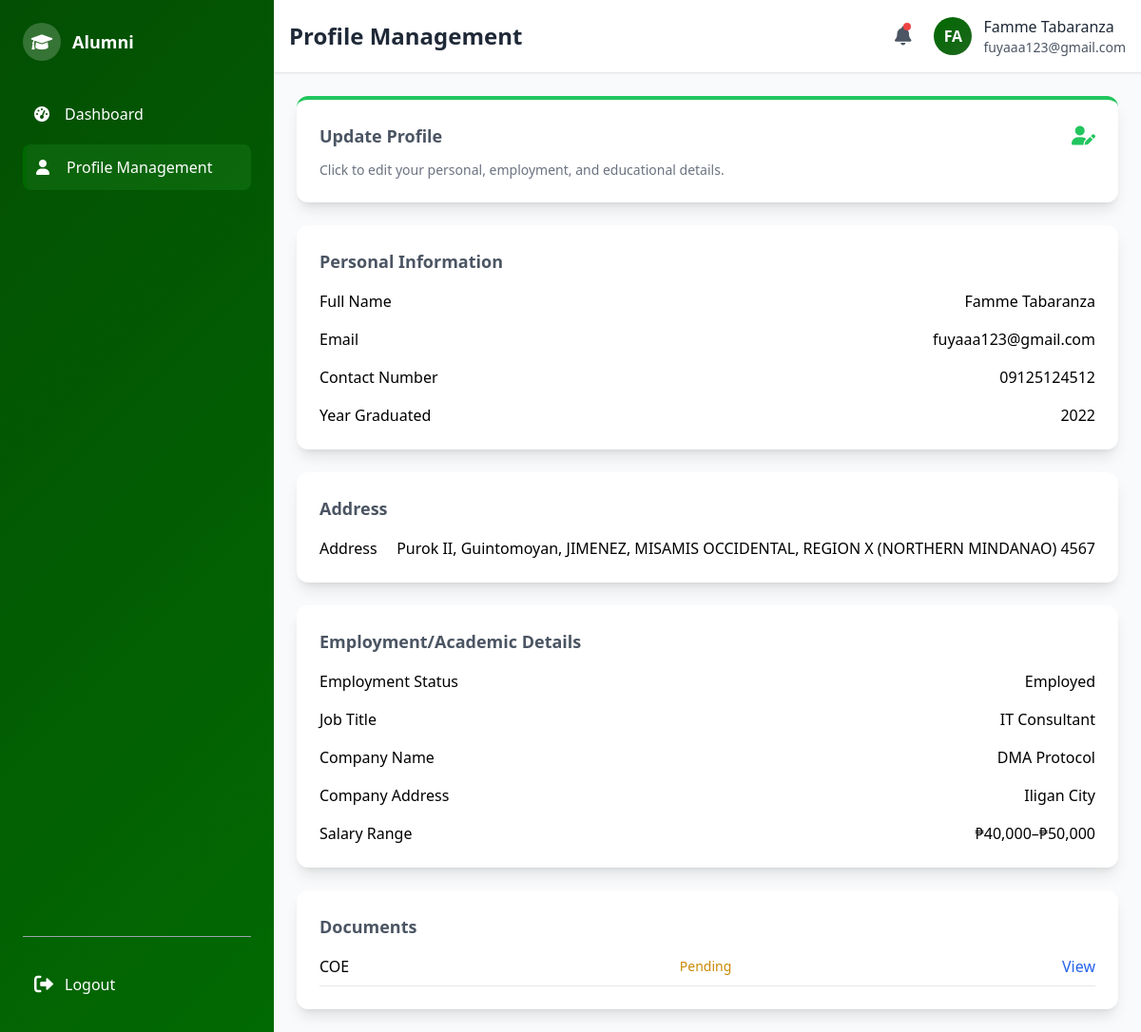
The app's page /alumni/alumni_profile.php (signed in) with its own data.
### tables this page shows
CREATE TABLE `alumni_profile` (
  `user_id` int(11) NOT NULL,
  `address_id` int(11) DEFAULT NULL,
  `first_name` varchar(100) NOT NULL,
  `middle_name` varchar(100) DEFAULT NULL,
  `last_name` varchar(100) NOT NULL,
  `contact_number` varchar(20) NOT NULL,
  `year_graduated` year(4) DEFAULT NULL,
  `employment_status` enum('Employed','Self-Employed','Unemployed','Student','Employed & Student') DEFAULT NULL,
  `photo_path` varchar(255) DEFAULT NULL,
  `last_profile_update` timestamp NULL DEFAULT NULL
);

CREATE TABLE `users` (
  `user_id` int(11) NOT NULL,
  `email` varchar(100) NOT NULL,
  `password` varchar(200) NOT NULL,
  `role` enum('admin','alumni') NOT NULL,
  `name` varchar(150) NOT NULL,
  `created_at` timestamp NOT NULL DEFAULT current_timestamp()
);

CREATE TABLE `employment_info` (
  `employment_id` int(11) NOT NULL,
  `user_id` int(11) NOT NULL,
  `job_title_id` int(11) DEFAULT NULL,
  `company_name` varchar(150) DEFAULT NULL,
  `salary_range` enum('Below ₱10,000','₱10,000–₱20,000','₱20,000–₱30,000','₱30,000–₱40,000','₱40,000–₱50,000','Above ₱50,000') DEFAULT NULL,
  `business_type` varchar(255) DEFAULT NULL,
  `company_address` varchar(255) DEFAULT NULL
);

CREATE TABLE `job_titles` (
  `job_title_id` int(11) NOT NULL,
  `title` varchar(150) NOT NULL
);

CREATE TABLE `alumni_documents` (
  `doc_id` int(11) NOT NULL,
  `user_id` int(11) NOT NULL,
  `document_type` enum('COR','COE','B_CERT') NOT NULL,
  `file_path` varchar(255) NOT NULL,
  `document_status` enum('Pending','Approved','Rejected') DEFAULT 'Pending',
  `needs_reupload` tinyint(1) DEFAULT 0,
  `rejection_reason` text DEFAULT NULL
);

### alumni/alumni_profile.php (the view, shortened to what this page needs)
<?php
include("../connect.php");
$user_id = $_SESSION['user_id'];
$page_title = "Profile Management";
$active_page = "profile";
$stmt = $conn->prepare("
    SELECT ap.*, u.email, a.street_details, a.zip_code,
           tb.barangay_name, tm.municipality_name, tp.province_name, tr.region_name,
           tr.region_id, tp.province_id, tm.municipality_id, tb.barangay_id
    FROM alumni_profile ap
    LEFT JOIN users u ON ap.user_id = u.user_id
    LEFT JOIN address a ON ap.address_id = a.address_id
    LEFT JOIN table_barangay tb ON a.barangay_id = tb.barangay_id
    LEFT JOIN table_municipality tm ON tb.municipality_id = tm.municipality_id
    LEFT JOIN table_province tp ON tm.province_id = tp.province_id
    LEFT JOIN table_region tr ON tp.region_id = tr.region_id
    WHERE ap.user_id = ?
");
$stmt->bind_param("i", $user_id);
$stmt->execute();
$result = $stmt->get_result();
$profile = $result->fetch_assoc() ?: [];
$stmt = $conn->prepare("SELECT ei.*, jt.title AS job_title, ei.business_type FROM employment_info ei LEFT JOIN job_titles jt ON ei.job_title_id = jt.job_title_id WHERE ei.user_id = ?");
$stmt->bind_param("i", $user_id);
$stmt->execute();
$result = $stmt->get_result();
$employment = $result->fetch_assoc() ?: [];
$docs = [];
if (!empty($profile['user_id'])) {
    $stmt = $conn->prepare("SELECT document_type, file_path, document_status, rejection_reason, needs_reupload FROM alumni_documents WHERE user_id = ?");
    $stmt->bind_param("i", $profile['user_id']);
    $stmt->execute();
    $result = $stmt->get_result();
    while ($doc = $result->fetch_assoc()) {
        $docs[] = $doc;
    }
}
$full_name = 'Alumni';
if (!empty($profile)) {
    $full_name = trim(
        ($profile['first_name'] ?? '') . ' ' .
        ($profile['middle_name'] ?? '') . ' ' .
        ($profile['last_name'] ?? '')
    );
}
?>
<div class="space-y-6">
    <div id="updateProfileBtn" class="bg-white p-6 rounded-xl shadow-lg flex flex-col justify-between hover:shadow-xl transition duration-200 border-t-4 border-green-500 cursor-pointer">
        <div class="flex items-center justify-between mb-3">
            <h3 class="text-lg font-semibold text-gray-600">Update Profile</h3>
            <i class="fas fa-user-edit text-xl text-green-500"></i>
        </div>
        <p class="text-sm text-gray-500">Click to edit your personal, employment, and educational details.</p>
    </div>
    <?php if (!empty($profile)): ?>
        <div class="bg-white p-6 rounded-xl shadow-lg">
            <h3 class="text-lg font-semibold text-gray-600 mb-4">Personal Information</h3>
            <dl class="grid grid-cols-1 gap-4">
                <div class="flex justify-between">
                    <dt class="font-medium">Full Name</dt>
                    <dd><?php echo htmlspecialchars($full_name); ?></dd>
                </div>
                <div class="flex justify-between">
                    <dt class="font-medium">Email</dt>
                    <dd><?php echo htmlspecialchars($profile['email'] ?? 'N/A'); ?></dd>
                </div>
                <div class="flex justify-between">
                    <dt class="font-medium">Contact Number</dt>
                    <dd><?php echo htmlspecialchars($profile['contact_number'] ?? 'N/A'); ?></dd>
                </div>
                <div class="flex justify-between">
                    <dt class="font-medium">Year Graduated</dt>
                    <dd><?php echo htmlspecialchars($profile['year_graduated'] ?? 'N/A'); ?></dd>
                </div>
            </dl>
        </div>
        <div class="bg-white p-6 rounded-xl shadow-lg">
            <h3 class="text-lg font-semibold text-gray-600 mb-4">Address</h3>
            <dl class="grid grid-cols-1 gap-4">
                <div class="flex justify-between">
                    <dt class="font-medium">Address</dt>
                    <dd><?php echo htmlspecialchars(
                        ($profile['street_details'] ?? '') . ', ' .
                        ($profile['barangay_name'] ?? '') . ', ' .
                        ($profile['municipality_name'] ?? '') . ', ' .
                        ($profile['province_name'] ?? '') . ', ' .
                        ($profile['region_name'] ?? '') . ' ' .
                        ($profile['zip_code'] ?? '')
                    ); ?></dd>
                </div>
            </dl>
        </div>
        <div class="bg-white p-6 rounded-xl shadow-lg">
            <h3 class="text-lg font-semibold text-gray-600 mb-4">Employment/Academic Details</h3>
            <dl class="grid grid-cols-1 gap-4">
                <div class="flex justify-between">
                    <dt class="font-medium">Employment Status</dt>
                    <dd><?php echo htmlspecialchars($profile['employment_status'] ?? 'Not Set'); ?></dd>
                </div>
                <?php if (in_array($profile['employment_status'] ?? '', ['Employed', 'Self-Employed', 'Employed & Student'])): ?>
                    <?php if ($profile['employment_status'] !== 'Self-Employed'): ?>
                        <div class="flex justify-between">
                            <dt class="font-medium">Job Title</dt>
                            <dd><?php echo htmlspecialchars($employment['job_title'] ?? 'N/A'); ?></dd>
                        </div>
                        <div class="flex justify-between">
                            <dt class="font-medium">Company Name</dt>
                            <dd><?php echo htmlspecialchars($employment['company_name'] ?? 'N/A'); ?></dd>
                        </div>
                        <div class="flex justify-between">
                            <dt class="font-medium">Company Address</dt>
                            <dd><?php echo htmlspecialchars($employment['company_address'] ?? 'N/A'); ?></dd>
                        </div>
                    <?php endif; ?>
                    <div class="flex justify-between">
                        <dt class="font-medium"><?php echo ($profile['employment_status'] === 'Self-Employed') ? 'Monthly Income Range' : 'Salary Range'; ?></dt>
                        <dd><?php echo htmlspecialchars($employment['salary_range'] ?? 'N/A'); ?></dd>
                    </div>
                <?php endif; ?>
            </dl>
        </div>
        <div class="bg-white p-6 rounded-xl shadow-lg">
            <h3 class="text-lg font-semibold text-gray-600 mb-4">Documents</h3>
            <?php if (empty($docs)): ?>
                <p class="text-sm text-gray-500">No documents uploaded.</p>
            <?php else: ?>
                <div class="space-y-4">
                    <?php foreach ($docs as $doc): ?>
                        <div class="flex justify-between items-center border-b pb-2">
                            <span class="font-medium"><?php echo htmlspecialchars($doc['document_type']); ?></span>
                            <span class="text-sm <?php echo $doc['document_status'] === 'Approved' ? 'text-green-600' : ($doc['document_status'] === 'Rejected' ? 'text-red-600' : 'text-yellow-600'); ?>"><?php echo htmlspecialchars($doc['document_status']); ?></span>
                            <a href="../<?php echo htmlspecialchars($doc['file_path']); ?>" target="_blank" class="text-blue-600 hover:underline">View</a>
                        </div>
                    <?php endforeach; ?>
                </div>
            <?php endif; ?>
        </div>
    <?php endif; ?>
</div>
<?php
$page_content = ob_get_clean();
include("alumni_format.php");
?>

### alumni/alumni_format.php (shortened to what this page needs)
<?php
include("../connect.php");
$user_id = $_SESSION["user_id"];
$stmt = $conn->prepare("
    SELECT ap.first_name, ap.middle_name, ap.last_name, u.email
    FROM alumni_profile AS ap
    LEFT JOIN users AS u ON ap.user_id = u.user_id
    WHERE ap.user_id = ?
");
$stmt->bind_param("i", $user_id);
$stmt->execute();
$result = $stmt->get_result();
$profile = $result->fetch_assoc() ?: [];
$full_name = 'Alumni';
if (!empty($profile)) {
    $full_name = trim(
        ($profile['first_name'] ?? '') . ' ' .
        ($profile['middle_name'] ?? '') . ' ' .
        ($profile['last_name'] ?? '')
    );
}
$page_title = $page_title ?? "Alumni Page";
?>
<!DOCTYPE html>
<html lang="en">
<head>
    <script src="https://cdn.tailwindcss.com"></script>
    <link href="https://cdnjs.cloudflare.com/ajax/libs/font-awesome/6.0.0/css/all.min.css" rel="stylesheet">
    <link rel="stylesheet" href="alumni_format.css">
</head>
<body class="bg-gray-50 min-h-screen flex">
    <div class="w-72 gradient-bg text-white flex-shrink-0 flex flex-col h-screen justify-between">
        <div class="p-6">
            <div class="flex items-center space-x-3 mb-8">
                <div class="w-10 h-10 rounded-full bg-white bg-opacity-20 flex items-center justify-center">
                    <i class="fas fa-graduation-cap text-lg" aria-hidden="true"></i>
                </div>
                <h2 class="font-bold text-lg">Alumni</h2>
            </div>
            <nav class="space-y-2">
                <a href="alumni_dashboard.php" class="sidebar-item <?php echo ($active_page ?? '') === 'dashboard' ? 'active' : ''; ?> flex items-center space-x-3 p-3 rounded-lg">
                    <i class="fas fa-tachometer-alt w-5" aria-hidden="true"></i>
                    <span>Dashboard</span>
                </a>
                <a href="alumni_profile.php" class="sidebar-item <?php echo ($active_page ?? '') === 'profile' ? 'active' : ''; ?> flex items-center space-x-3 p-3 rounded-lg">
                    <i class="fas fa-user w-5" aria-hidden="true"></i>
                    <span>Profile Management</span>
                </a>
            </nav>
        </div>
            <div class="p-6">
                <hr class="border-gray-400 my-6">
                <a href="../login/logout.php" class="flex items-center space-x-3 text-white-300 hover:text-red-500 p-3 rounded-lg">
                    <i class="fas fa-sign-out-alt text-xl" aria-hidden="true"></i>
                    <span>Logout</span>
                </a>
            </div>
    </div>
    <div class="flex-1 flex flex-col">
        <header class="bg-white shadow-sm border-b p-4">
            <div class="flex items-center justify-between">
                <h1 class="text-2xl font-bold text-gray-800"><?php echo htmlspecialchars($page_title); ?></h1>
                <div class="flex items-center space-x-6">
                    <div class="relative">
                        <button id="notificationBtn" class="relative text-gray-600 hover:text-blue-600 flex items-center">
                            <i class="fas fa-bell text-xl"></i>
                            <span class="absolute top-0 right-0 w-2 h-2 bg-red-500 rounded-full"></span>
                        </button>
                    </div>
                    <div class="flex items-center space-x-3">
                        <div class="profile-avatar w-10 h-10 rounded-full flex items-center justify-center text-white font-bold">
                            <?php echo strtoupper(substr($full_name, 0, 2)); ?>
                        </div>
                        <div class="hidden md:block">
                            <p class="font-medium text-gray-800"><?php echo htmlspecialchars($full_name); ?></p>
                            <p class="text-sm text-gray-600"><?php echo htmlspecialchars($profile['email'] ?? ''); ?></p>
                        </div>
                    </div>
                </div>
            </div>
        </header>
        <main class="flex-1 p-6 overflow-auto">
            <?php echo $page_content ?? ''; ?>
        </main>
    </div>
</body>
</html>

### alumni/alumni_format.css (style rules this page uses)
:root { --primary-green: #034f03; --forest-green: #026a02; --lime-green: #016801; --sea-green: #1d681d; --light-bg: #06690e; --dark-text: #1C1C1C; }
.gradient-bg { background: linear-gradient(135deg, var(--primary-green) 0%, var(--forest-green) 100%); }
.sidebar-item { transition: all 0.3s ease; color: #fff; padding-left: 14px; }
.sidebar-item.active { background: rgba(34, 139, 34, 0.3); border-left: 4px solid var(--lime-green); padding-left: 10px; }
.profile-avatar { background: linear-gradient(135deg, var(--lime-green) 0%, var(--sea-green) 100%); }

### alumni/alumni_format.php (style rules this page uses)
.hidden { display: none; }

### records on screen
alumni_profile: substr($full_name, 0, 2) "FA", full_name "Famme Tabaranza", user_id.email "fuyaaa123@gmail.com"
employment_info: job_title.title "IT Consultant", company_name "DMA Protocol", company_address "Iligan City", salary_range "₱40,000–₱50,000"
alumni_documents: document_type "COE", document_status "Pending"

### other values on screen
$page_title "Profile Management"
$full_name "Famme Tabaranza"
$profile['email'] "fuyaaa123@gmail.com"
$profile['contact_number'] "09125124512"
$profile['year_graduated'] "2022"
$profile['employment_status'] "Employed"
